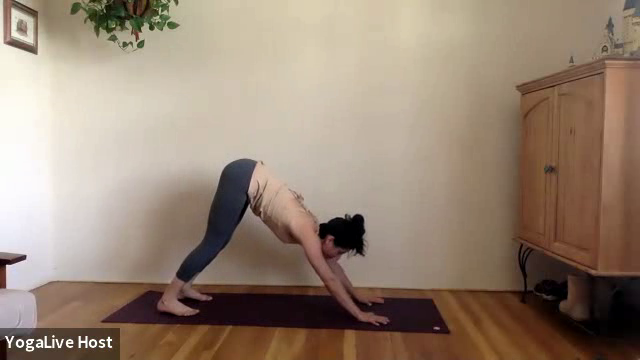
#> input picture frame 4 of Adho_mukha_svanasana_-_Downward_facing_Dog.avi, 640 x 360 px, given in place of GMT20210323-184949_Recording_640x360.mp4, which was not available
$ jupyter execute 'crop video.ipynb'
#> lines starting #> are read from the running program, lines starting #| are printed output that depends on the picture
[cell 1]
import numpy as np
import cv2

# Open the video
cap = cv2.VideoCapture('pose_recognition_data/training data/training recording/GMT20210323-184949_Recording_640x360.mp4')

# Initialize frame counter
cnt = 0

# Some characteristics from the original video
w_frame, h_frame = int(cap.get(cv2.CAP_PROP_FRAME_WIDTH)), int(cap.get(cv2.CAP_PROP_FRAME_HEIGHT))
fps, frames = cap.get(cv2.CAP_PROP_FPS), cap.get(cv2.CAP_PROP_FRAME_COUNT)

# Here you can define your croping values
x,y,h,w = 0,0,100,100

# output
fourcc = cv2.VideoWriter_fourcc(*'XVID')
out = cv2.VideoWriter('result.avi', fourcc, fps, (w, h))


# Now we start
while(cap.isOpened()):
    ret, frame = cap.read()
#> frame is the input picture: shape (360, 640, 3); mean B, G, R 116.5, 133, 151.6

    cnt += 1 # Counting frames

    # Avoid problems when video finish
    if ret==True:
        # Croping the frame
        crop_frame = frame[y:y+h, x:x+w]
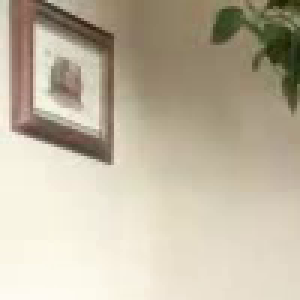
#> crop_frame: shape (100, 100, 3) (shown 3 times larger); mean B, G, R 162.1, 182.4, 192

        # Percentage
        xx = cnt *100/frames
        print(int(xx),'%')

        # Saving from the desired frames
        #if 15 <= cnt <= 90:
        #    out.write(crop_frame)

        # I see the answer now. Here you save all the video
        out.write(crop_frame)

        # Just to see the video in real time
        cv2.imshow('frame',frame)
        cv2.imshow('croped',crop_frame)

        if cv2.waitKey(1) & 0xFF == ord('q'):
#> (key q is pressed here)
            break
    else:
        break


cap.release()
out.release()
cv2.destroyAllWindows()


$ run again, starting later in the video
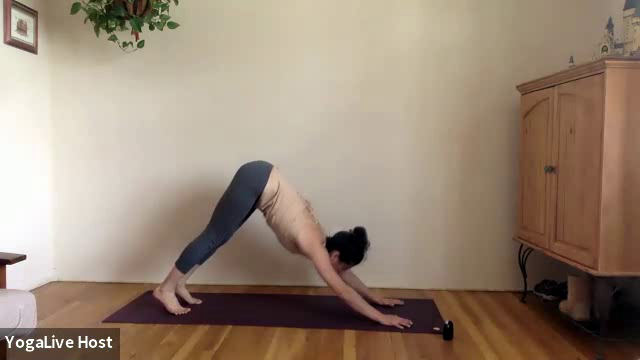
#> input picture frame 36 of Adho_mukha_svanasana_-_Downward_facing_Dog.avi, 640 x 360 px, given in place of GMT20210323-184949_Recording_640x360.mp4, which was not available
#> frame is the input picture: shape (360, 640, 3); mean B, G, R 118.5, 135.4, 153.7
#> `crop_frame = frame[y:y+h, x:x+w]`:
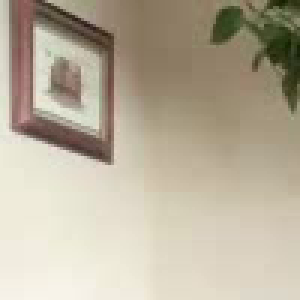
#> crop_frame: shape (100, 100, 3) (shown 3 times larger); mean B, G, R 155.3, 174.8, 184.5
